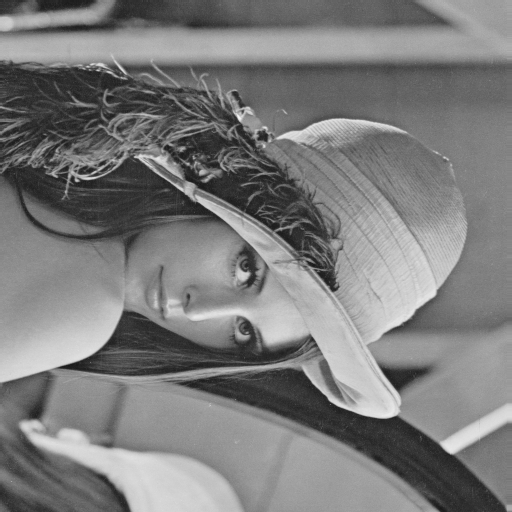
//> input picture hw0/r07922166_HW0_ver1/lena.bmp, 512 x 512 px
$ ./main   (built with g++ and OpenCV 4)
//> lines starting //> are read from the running program, lines starting //| are printed output that depends on the picture; after the words box and inside, x2 and y2 are one past the last pixel; in counts of white or black regions, pixels touching at a corner belong together
//
//  main.cpp
//  test
//
//  Created by 李淑貞 on 2018/9/12.
//  Copyright © 2018年 李淑貞. All rights reserved.
//

#include <iostream>
#include <opencv2/imgcodecs.hpp>
#include <stdio.h>
#include <opencv2/core/core.hpp>
#include "opencv2/highgui/highgui.hpp"
#include <opencv2/imgproc/imgproc.hpp>
#include <math.h>

using namespace cv;
using namespace std;

Mat negImage(Mat inputMat){
    Mat result;
    inputMat.copyTo(result);
    for(int i = 0; i < result.rows; i++){
        for(int j =0; j < result.cols ; j++){
            result.at<uint8_t>(i,j)=255-result.at<uint8_t>(i,j);
        }
    }
    return result;
}

int SumOfMatrix(Mat mat){
    int total = 0;
    for(int i = 0; i < mat.rows; i++){
        for(int j =0; j < mat.cols ; j++){
            total += mat.at<uint8_t>(i,j);
        }
    }
    return total;
}

Mat grayScale(Mat inputMat){
    Mat result;
    inputMat.copyTo(result);
    for(int i = 0; i < inputMat.rows ; i++){
        for(int j = 0 ; j < inputMat.cols ; j++){
            if(inputMat.at<uint8_t>(i,j) < 128){
                result.at<uint8_t>(i,j)=0;
            }else{
                result.at<uint8_t>(i,j)=1;
            }
        }
    }
    return result;
}

// inputMat is binary scale(0,1) image
Mat erosion(Mat inputMat, Mat kernel){
    // erosion
    Mat erosion_image = Mat::zeros(inputMat.rows, inputMat.cols, CV_8UC1);
    int kernelSize = kernel.rows;
    int kernelSum = SumOfMatrix(kernel);
    for(int i = (kernelSize-1)/2; i < inputMat.rows-(kernelSize-1)/2 ; i++){
        for(int j = (kernelSize-1)/2 ; j < inputMat.cols-(kernelSize-1)/2 ; j++){
            // erosion
            Mat erosion_temp = inputMat(cv::Rect(j-(kernelSize-1)/2,i-(kernelSize-1)/2,kernelSize,kernelSize));
            Mat erosion_result = kernel.mul(erosion_temp);
            int erosion_sum = SumOfMatrix(erosion_result);
            if(erosion_sum == kernelSum){
                erosion_image.at<uint8_t>(i,j)=255;
            }else{
                erosion_image.at<uint8_t>(i,j)=0;
            }

        }
    }
    return erosion_image;
}

Mat dilation(Mat inputMat, Mat kernel){
    // erosion
    Mat dilation_image = Mat::zeros(inputMat.rows, inputMat.cols, CV_8UC1);
    int kernelSize = kernel.rows;
    for(int i = (kernelSize-1)/2; i < inputMat.rows-(kernelSize-1)/2 ; i++){
        for(int j = (kernelSize-1)/2 ; j < inputMat.cols-(kernelSize-1)/2 ; j++){
            // dilation
            if(inputMat.at<uint8_t>(i,j)==1){
                Mat dilation_temp = dilation_image(cv::Rect(j-(kernelSize-1)/2, i-(kernelSize-1)/2, kernelSize, kernelSize));
                add(dilation_temp, kernel, dilation_temp);
            }
        }
    }
    for(int i = 0 ; i < dilation_image.rows ; i++){
        for(int j = 0 ; j < dilation_image.cols ; j++){
            if(dilation_image.at<uint8_t>(i,j)!=0)
                dilation_image.at<uint8_t>(i,j)=255;
        }
    }
    return dilation_image;
}

int main(int argc, const char * argv[]) {
    // read image
    Mat image;
    image = imread("lena.bmp", IMREAD_COLOR); // Read the file
//> image is the input picture: 512 rows x 512 cols, CV_8UC3; min 24, max 245, mean 124
    // threshold 128 image
    Mat thresh_img ;
    image.copyTo(thresh_img);
    cv::cvtColor(thresh_img, thresh_img, CV_RGB2GRAY);

    thresh_img = grayScale(thresh_img);
//> after the loop in grayScale, `for(int i = 0; i < inputMat.rows ; i++)`:
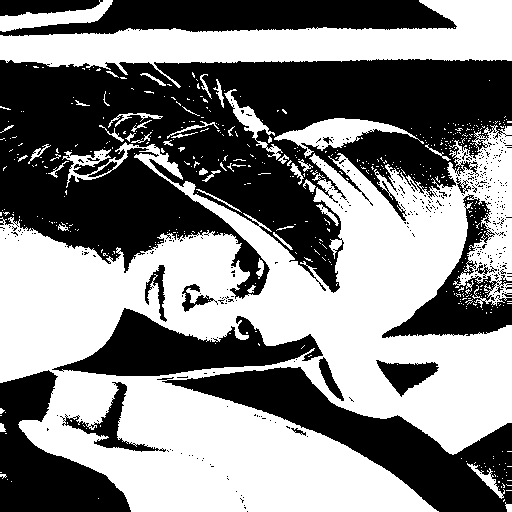
//> result: 512 rows x 512 cols, CV_8UC1; values 0 (black) and 1 (white), 51.1% white; 401 black regions (383 under 20 px), largest, box (x1, y1, x2, y2) and area: (0, 59, 512, 299) 71998, (157, 367, 512, 512) 15741, (0, 0, 457, 36) 10776

    Mat kernel = (Mat_<uint8_t>(5,5)<<
                      0, 1, 1, 1, 0,
                      1, 1, 1, 1, 1,
                      1, 1, 1, 1, 1,
                      1, 1, 1, 1, 1,
                      0, 1, 1, 1, 0);

    Mat J_kernel = (Mat_<uint8_t>(5,5)<<
                    0, 0, 0, 0, 0,
                    0, 0, 0, 0, 0,
                    1, 1, 0, 0, 0,
                    0, 1, 0, 0, 0,
                    0, 0, 0, 0, 0);

    Mat K_kernel = (Mat_<uint8_t>(5,5)<<
                    0, 0, 0, 0, 0,
                    0, 1, 1, 0, 0,
                    0, 0, 1, 0, 0,
                    0, 0, 0, 0, 0,
                    0, 0, 0, 0, 0);

    Mat temp ;

    // erosion
    Mat erosionImage = erosion(thresh_img, kernel);
//> after the loop in erosion, `for(int i = (kernelSize-1)/2; i < inputMat.rows-(kernelSize-1)/2 ; i++)`:
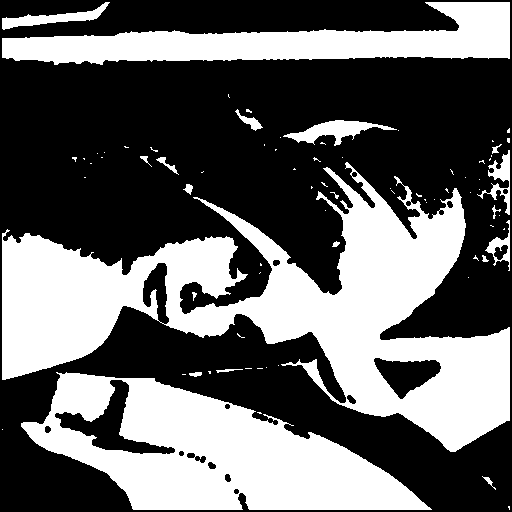
//> erosion_image: 512 rows x 512 cols, CV_8UC1; 39.8% white; 78 white regions (58 under 20 px), largest, box (x1, y1, x2, y2) and area: (2, 162, 510, 452) 55107, (21, 372, 432, 510) 29658, (2, 2, 510, 65) 15517
    imshow("erosion", erosionImage);
    waitKey(0);
    imwrite("./erosion.jpg", erosionImage);

    // dilation
    Mat dilationImage = dilation(thresh_img, kernel);
//> after the loop in dilation, `for(int i = 0 ; i < dilation_image.rows ; i++)`:
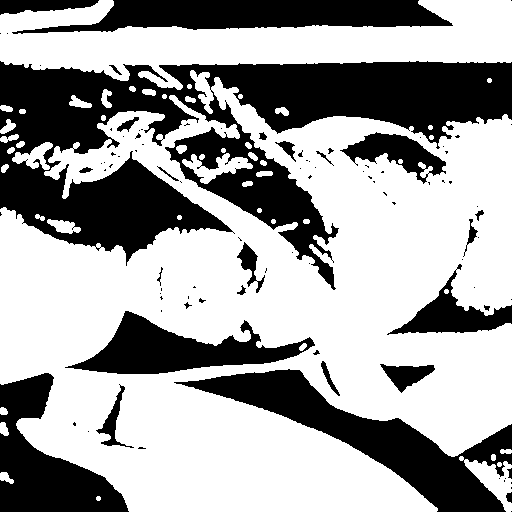
//> dilation_image: 512 rows x 512 cols, CV_8UC1; 63.1% white; 97 black regions (70 under 20 px), largest, box (x1, y1, x2, y2) and area: (0, 61, 512, 290) 49492, (174, 369, 512, 512) 13286, (12, 0, 453, 34) 9367
    imshow("dilation", dilationImage);
    waitKey(0);
    imwrite("./dilation.jpg", dilationImage);

    // opening
    Mat openingImage = dilation(grayScale(erosionImage), kernel);
//> after the loop in dilation (call 2), `for(int i = (kernelSize-1)/2; i < inputMat.rows-(kernelSize-1)/2 ; i++)`:
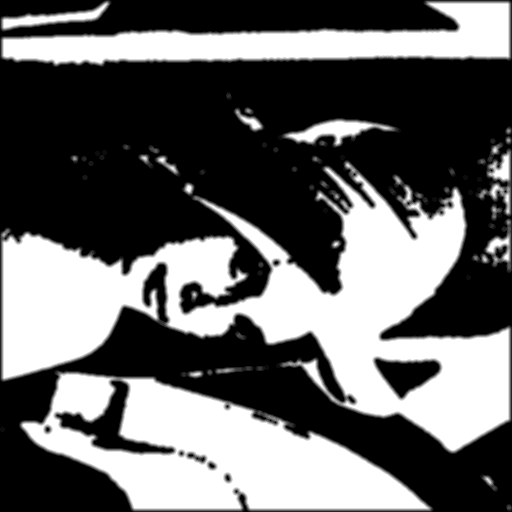
//> dilation_image: 512 rows x 512 cols, CV_8UC1; min 0, max 21, mean 8.4; drawn with min black and max white
//> after the loop in dilation (call 2), `for(int i = 0 ; i < dilation_image.rows ; i++)`:
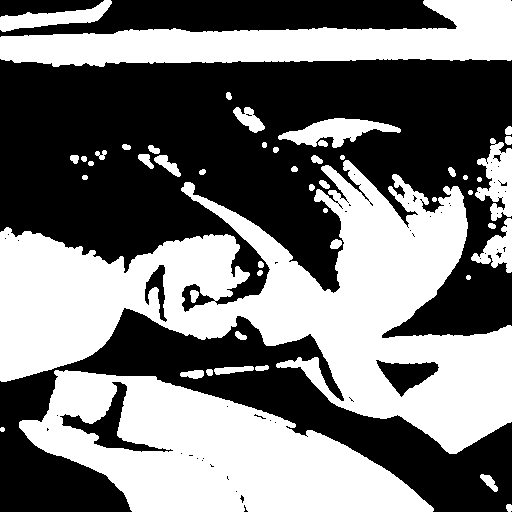
//> dilation_image: 512 rows x 512 cols, CV_8UC1; 47% white; 49 white regions, largest, box (x1, y1, x2, y2) and area: (0, 160, 512, 454) 63219, (19, 370, 434, 512) 32984, (0, 0, 512, 67) 18056
    imshow("opening", openingImage);
    waitKey(0);
    imwrite("./opening.jpg", openingImage);

    // closing
    Mat closingImage = erosion(grayScale(dilationImage), kernel);
//> after the loop in erosion (call 2), `for(int i = (kernelSize-1)/2; i < inputMat.rows-(kernelSize-1)/2 ; i++)`:
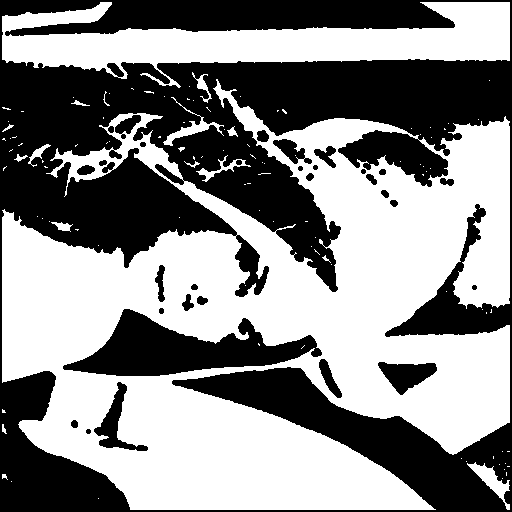
//> erosion_image: 512 rows x 512 cols, CV_8UC1; 54.2% white; 31 black regions, largest, box (x1, y1, x2, y2) and area: (0, 0, 512, 512) 107076, (63, 309, 322, 376) 8305, (378, 362, 437, 395) 1109
    imshow("closing", closingImage);
    waitKey(0);
    imwrite("./closing.jpg", closingImage);


    //upper right-hand corner
    Mat erosion_by_J;
    Mat erosion_by_K;
    Mat result;
    thresh_img.copyTo(erosion_by_J);
    erosion(erosion_by_J, J_kernel).copyTo(erosion_by_J);
//> after the loop in erosion (call 3), `for(int i = (kernelSize-1)/2; i < inputMat.rows-(kernelSize-1)/2 ; i++)`:
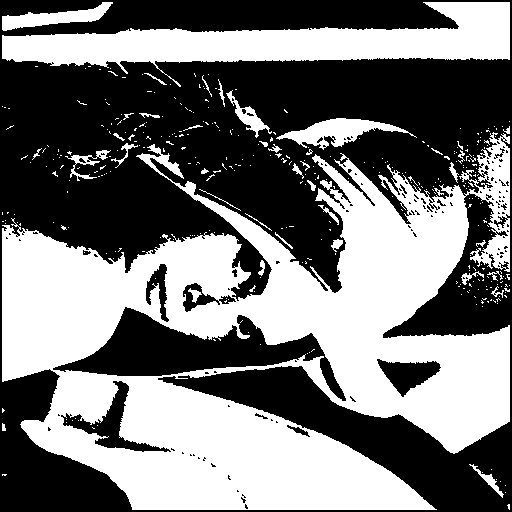
//> erosion_image: 512 rows x 512 cols, CV_8UC1; 46.7% white; 367 white regions (328 under 20 px), largest, box (x1, y1, x2, y2) and area: (2, 132, 510, 510) 98459, (2, 2, 510, 87) 17267, (276, 118, 417, 150) 1778
    for(int i = 0 ; i < thresh_img.rows; i++){
        for(int j = 0 ; j < thresh_img.cols; j++){
            if(thresh_img.at<uint8_t>(i,j)==1){
                thresh_img.at<uint8_t>(i,j)=255;
            }
            else{
                thresh_img.at<uint8_t>(i,j)=0;
            }
        }
    }
    negImage(thresh_img).copyTo(erosion_by_K);

    imshow("erosionBy-J", erosion_by_J);
    waitKey(0);
    imwrite("./erosionBy-J.jpg", erosion_by_J);

    imshow("erosionBy-K", erosion_by_K);
    waitKey(0);
    imwrite("./erosionBy-K.jpg", erosion_by_K);

    erosion(erosion_by_K, K_kernel).copyTo(erosion_by_K);
//> after the loop in erosion (call 4), `for(int i = (kernelSize-1)/2; i < inputMat.rows-(kernelSize-1)/2 ; i++)`: erosion_image: 512 rows x 512 cols, CV_8UC1; every value is 0
    grayScale(erosion_by_J).copyTo(erosion_by_J);
    grayScale(erosion_by_K).copyTo(erosion_by_K);

    erosion_by_J.copyTo(result);
    result.mul(erosion_by_K);

    for(int i = 0; i < result.rows; i++){
        for(int j = 0 ; j < result.cols; j++){
            if(result.at<uint8_t>(i,j) == 1){
                result.at<uint8_t>(i,j) = 255;
            }else{
                result.at<uint8_t>(i,j) = 0;
            }
        }
    }

    imshow("hit-and-miss", result);
    waitKey(0);
    imwrite("./hit&miss.jpg", result);

    return 0;
}
